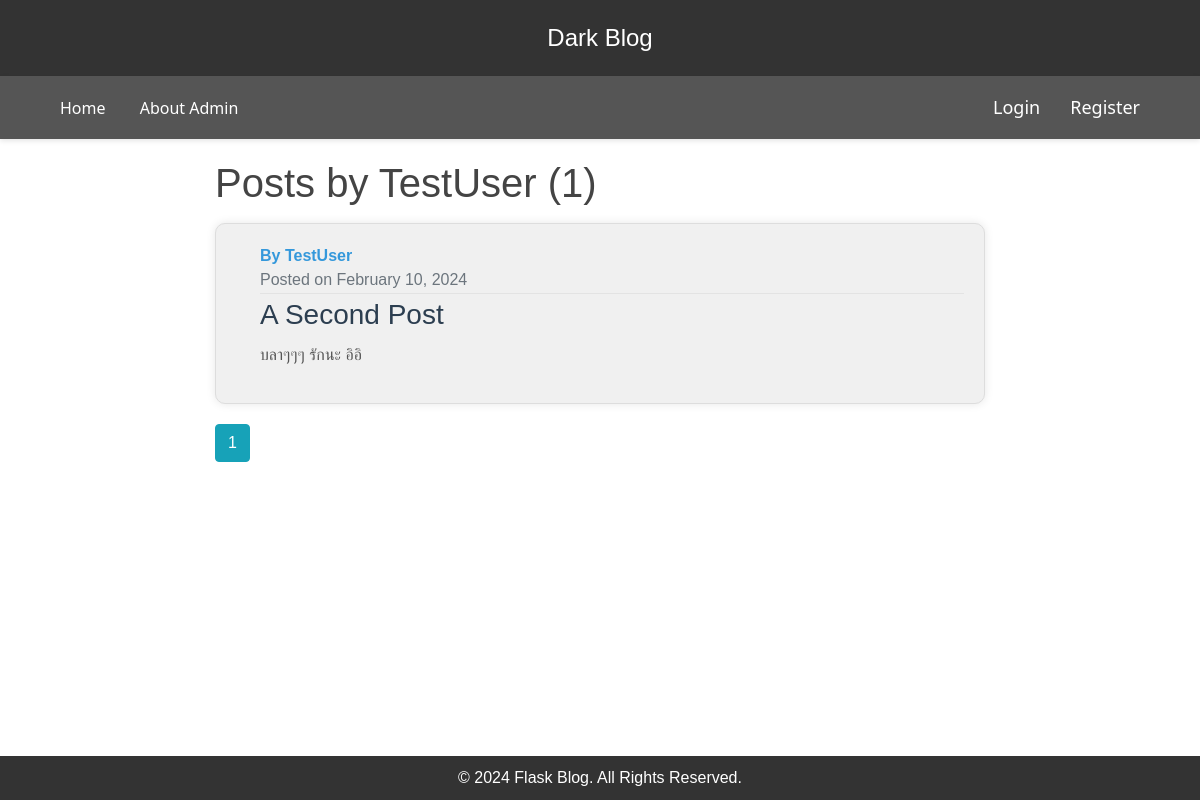
The page /user/TestUser on the database as committed earlier.
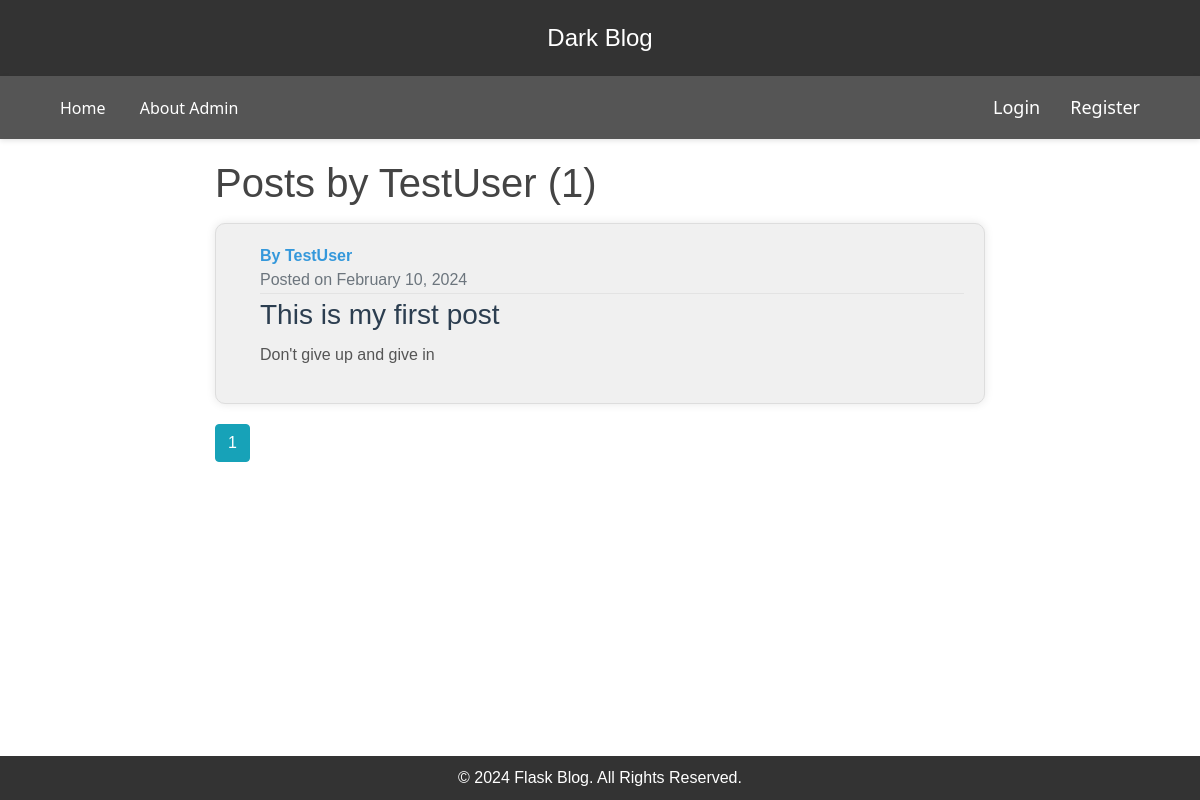
The same page on the database as committed later.
### flaskblog/model.py (models this page shows, shortened)
class Post(db.Model):
    id = db.Column(db.Integer, primary_key=True)
    title = db.Column(db.String(100), nullable=False)
    date_posted = db.Column(db.DateTime, nullable=False, default=datetime.utcnow())
    content = db.Column(db.Text, nullable=False)
    user_id = db.Column(db.Integer, db.ForeignKey('user.id'), nullable=False)

class User(db.Model, UserMixin):
    id = db.Column(db.Integer, primary_key=True)
    username = db.Column(db.String(20), unique=True, nullable=False)
    email = db.Column(db.String(120), unique=True, nullable=False)
    image_file = db.Column(db.String(20), nullable=False, default='default.jpg')
    password = db.Column(db.String(60), nullable=False)
    posts = db.relationship('Post', backref='author', lazy=True)

### flaskblog/routes.py (the view)
@app.route("/user/<string:username>")
def user_posts(username):
    page = request.args.get('page', 1, type=int)
    user = User.query.filter_by(username=username).first_or_404()
    posts = Post.query.filter_by(author=user)\
        .order_by(Post.date_posted.desc())\
        .paginate(page=page,per_page=5)
    return render_template('user_posts.html', posts=posts, user=user)

### flaskblog/templates/user_posts.html (shortened to what this page needs)
{% extends "layout.html" %}
{% block content %}
    <h1 class="mb-3">Posts by {{ user.username }} ({{ posts.total }})</h1>
    {% for post in posts.items %}
    <article class="media content-section">
        <div class="media-body ml-4">
            <div class="article-metadata">
                <span class="mr-2">
                    <a href="{{ url_for('user_posts', username=post.author.username)}}" class="article-link">
                        <strong>By {{ post.author.username }}</strong><br>
                    </a>
                </span>
                <span class="text-muted">
                    Posted on {{ post.date_posted.strftime('%B %d, %Y') }}
                </span>
            </div>
            <a href="{{ url_for('post', post_id=post.id) }}" class="article-link">
                <h2 class="article-title">{{ post.title }}</h2>
            </a>
            <p class="article-content">{{ post.content }}</p>
        </div>
    </article>
    {% endfor %}
    {% for page_num in posts.iter_pages(left_edge=1, right_edge=1, left_current=1, right_current=2) %}
        {% if page_num %}
            {% if posts.page == page_num %}
                <a class="btn btn-info mb-4" href="{{ url_for('user_posts', username=user.username, page=page_num) }}">{{ page_num }}</a>
            {% else %}
                <a class="btn btn-outline-info mb-4" href="{{ url_for('user_posts', username=user.username, page=page_num) }}">{{ page_num }}</a>
            {% endif %}
        {% endif %}
    {% endfor %}
{% endblock content %}

Rows that differ between the two databases and show on the page:
changed Post "TestUser": title "A Second Post" → "This is my first post"; content "บลาๆๆๆ รักนะ อิอิ" → "Don't give up and give in"
